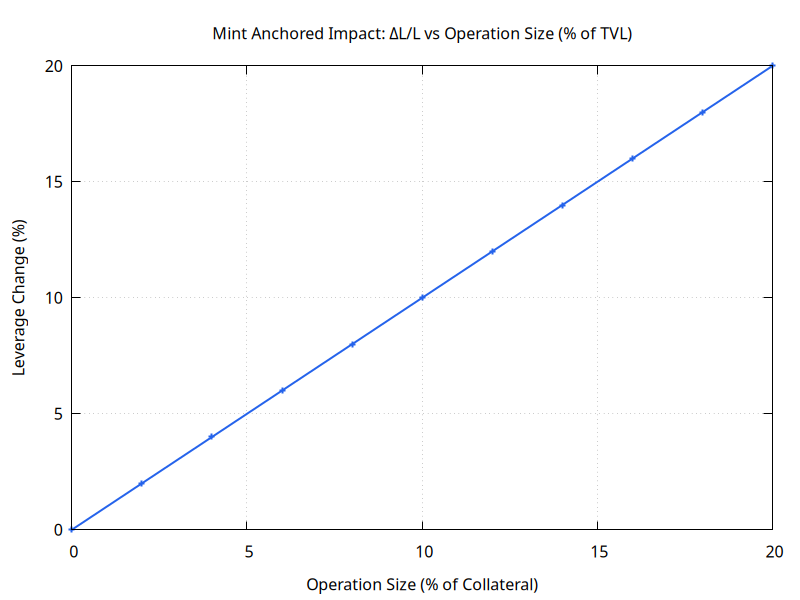

gnuplot code for this plot:
set terminal pngcairo size 800,600 background "#ffffff"
set grid
set key bmargin
set style line 1 lc rgb "#2563eb" lw 2
set style line 2 lc rgb "#10b981" lw 2
set style line 3 lc rgb "#f59e0b" lw 2
set style line 4 lc rgb "#dc2626" lw 2
set style line 5 lc rgb "#8b5cf6" lw 2
set output "mint-anchored-tvl-impact.png"
set title "Mint Anchored Impact: ΔL/L vs Operation Size (% of TVL)"
set xlabel "Operation Size (% of Collateral)"
set ylabel "Leverage Change (%)"
set yrange [0:20]

plot '-' using 1:2 with linespoints ls 1 notitle
0  0
2  2
4  4
6  6
8  8
10  10
12  12
14  14
16  16
18  18
20  20
e
